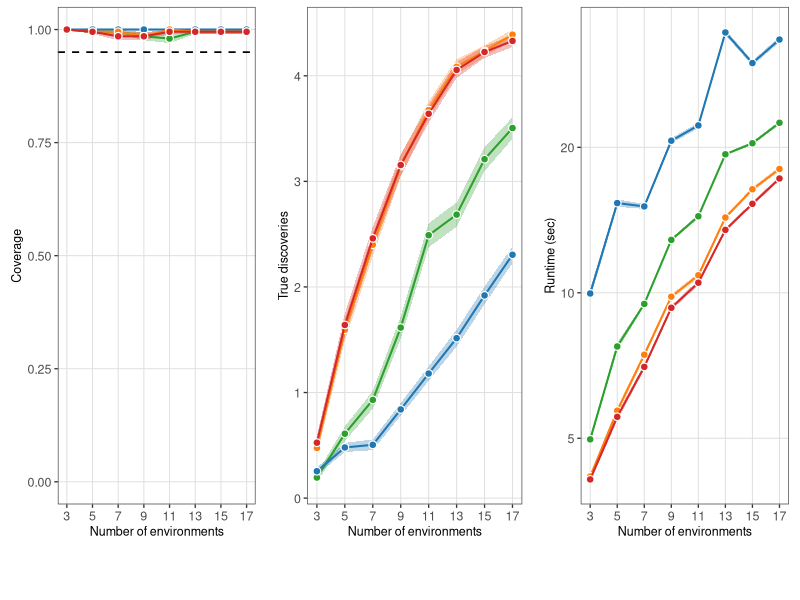
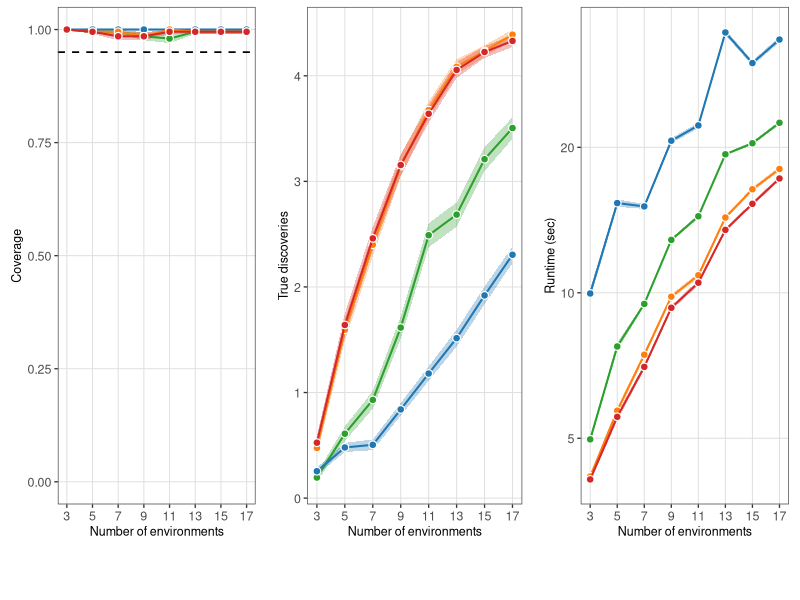

These figures' R source, in order:
# Execute with Rscript from any working directory.
script_path=sub('^--file=','',grep('^--file=',commandArgs(FALSE),value=TRUE)[1])
if(!is.na(script_path)) setwd(dirname(normalizePath(script_path)))
dir.create('figures',showWarnings=FALSE)
pdf('figures/plot.pdf',width=10,height=5.5)
library(tidyverse)
library(cowplot)
tab = read.table("results/RS.csv", sep = ',') %>%
  `colnames<-`(c("E", "l", "method", "coverage", "TP", "recovery", "time")) %>%
  tibble() %>%
  filter(E %in% c(3,5,7,9,11,13,15,17))



method_levels <- c("MIP-test-2", "MIP-test-4", "ICP", "WVM")

cols <- c(
  "MIP-test-2"="#FF7F0E", "MIP-test-4"="#D62728",
  "ICP"="#2CA02C", "WVM"="#1F77B4"
)

pointsize <- 2.2
linewidth <- .7
se <- function(x) {
  x <- x[is.finite(x)]
  if (length(x) > 1) sd(x)/sqrt(length(x)) else 0
}

# Data
df <- tab %>%
  mutate(
    E=as.numeric(E),
    method=factor(method, levels=method_levels),
    coverage=as.numeric(tolower(as.character(coverage))=="true"),
    TP=as.numeric(TP),
    time=as.numeric(time)
  ) %>%
  filter(!is.na(method)) %>%
  group_by(E, method) %>%
  summarise(
    cov_se=se(coverage), cov_mean=mean(coverage, na.rm=TRUE),
    TP_se=se(TP), TP_mean=mean(TP, na.rm=TRUE),
    time_se=se(time), time_mean=mean(time, na.rm=TRUE),
    .groups="drop"
  ) %>%
  mutate(
    cov_lo=pmax(0, cov_mean-cov_se),
    cov_hi=pmin(1, cov_mean+cov_se),
    TP_lo=pmax(0, TP_mean-TP_se),
    TP_hi=TP_mean+TP_se,
    time_lo=pmax(time_mean-time_se, 1e-12),
    time_hi=time_mean+time_se
  )

col_scale <- scale_color_manual(NULL, values=cols, limits=method_levels, drop=FALSE)
fill_scale <- scale_fill_manual(NULL, values=cols, limits=method_levels, drop=FALSE)

base_theme <- theme_bw(base_size=10) +
  theme(
    axis.title=element_text(size=9), axis.text=element_text(size=9),
    panel.grid.major=element_line(color="grey88", linewidth=.35),
    panel.grid.minor=element_blank(),
    panel.border=element_rect(color="grey30", linewidth=.5),
    plot.margin=margin(5, 8, 5, 8),
    legend.position="none"
  )

# Draw MIP-test-4 last
add_layers <- function(d, y, lo, hi) {
  ds <- list(
    d %>% filter(!method %in% c("MIP-test-2", "MIP-test-4")),
    d %>% filter(method=="MIP-test-2"),
    d %>% filter(method=="MIP-test-4")
  )
  
  c(
    lapply(ds, \(z)
           geom_ribbon(
             data=z, aes(x=E, ymin=.data[[lo]], ymax=.data[[hi]], fill=method),
             alpha=.3, color=NA
           )),
    unlist(lapply(ds, \(z) list(
      geom_line(
        data=z, aes(x=E, y=.data[[y]], color=method, group=method),
        linewidth=linewidth
      ),
      geom_point(
        data=z, aes(x=E, y=.data[[y]], fill=method),
        shape=21, size=pointsize, stroke=.6, color="white"
      )
    )), recursive=FALSE)
  )
}

d1 <- df %>% filter(is.finite(cov_mean))
d2 <- df %>% filter(is.finite(TP_mean))
d3 <- df %>% filter(is.finite(time_mean), time_mean > 0)

p1 <- ggplot() +
  add_layers(d1, "cov_mean", "cov_lo", "cov_hi") +
  geom_hline(yintercept=.95, linetype="dashed", linewidth=.6) +
  col_scale + fill_scale +
  scale_x_continuous(breaks=seq(from=3, to=17, by=2)) +
  scale_y_continuous(limits=c(0, 1)) +
  labs(x="Number of environments", y="Coverage") +
  base_theme

p2 <- ggplot() +
  add_layers(d2, "TP_mean", "TP_lo", "TP_hi") +
  col_scale + fill_scale +
  scale_x_continuous(breaks=seq(from=3, to=17, by=2)) +
  labs(x="Number of environments", y="True discoveries") +
  base_theme

p3 <- ggplot() +
  add_layers(d3, "time_mean", "time_lo", "time_hi") +
  col_scale + fill_scale +
  scale_x_continuous(breaks=seq(from=3, to=17, by=2)) +
  scale_y_log10(
    breaks=c(1, 2, 5, 10, 20, 50, 100),
    # labels=scales::label_log(base=10)
  ) +
  labs(x="Number of environments", y="Runtime (sec)") +
  base_theme

# Common legend with white point borders
legend_df <- expand_grid(
  method=factor(method_levels, levels=method_levels),
  x=c(1, 2)
) %>% mutate(y=1)

legend <- get_legend(
  ggplot(legend_df, aes(x, y, group=method)) +
    geom_line(aes(color=method), linewidth=linewidth) +
    geom_point(
      aes(fill=method),
      shape=21, size=pointsize, stroke=.6, color="white"
    ) +
    col_scale + fill_scale +
    theme_void() +
    theme(
      legend.position="bottom",
      legend.text=element_text(size=9),
      legend.key.width=grid::unit(1.1, "cm")
    ) +
    guides(
      color=guide_legend(nrow=1, byrow=TRUE),
      fill=guide_legend(nrow=1, byrow=TRUE)
    )
)

panels <- plot_grid(p1, p2, p3, nrow=1, align="h")
final_plot <- plot_grid(panels, legend, ncol=1, rel_heights=c(1, .1))

final_plot


print(final_plot)
dev.off()
